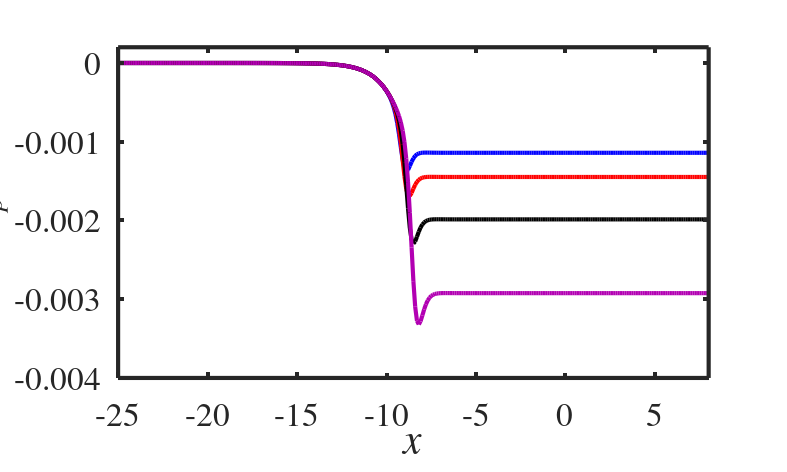
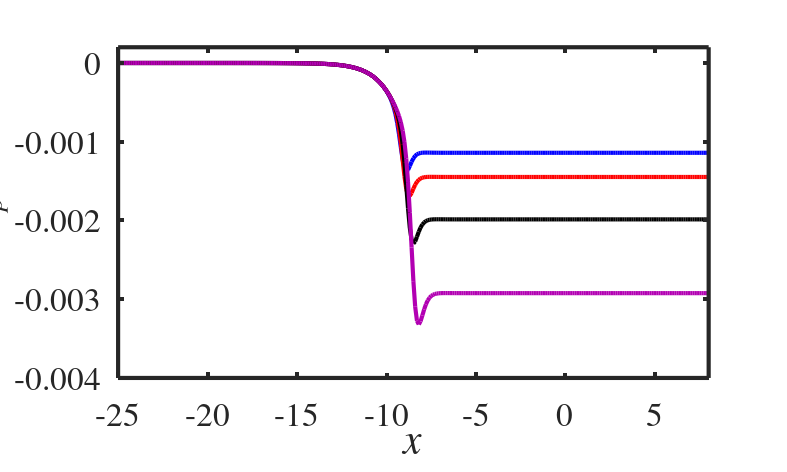

These charts were generated, in order, by the following MATLAB code:
load Output_2cosh5_R15.mat

%mu muatom Ne natom nmetal 

%N=1
% k=(12:4:24);
%N=2
k=(28:2:36);
%N=3
% k=(42:45);

% %All N Ref
% k=[10 22 32 43];

mu=mu(k);


%% plot settings

% c=['b' 'r' 'y' 'k' 'c'];
% c=[0 0 .8; .8 0 0 ; 0 .6 0 ; 0.1 .1 0.1 ; 0 0.8 1];

% load colors.mat
% c(:,3)
% ctemp=[c(1,:) c(1,:) c(2,:) c(2,:) c(3,:) c(3,:) c(4,:) c(4,:)];
width = 20;
height = 12;

left = .15;
right = .1;
bottom = .2;
top = .1;%5;
midspacehor = .01;
midspacevert = .07;

% in percentage of total width
plotwidth = (1-left-right);
plotheight = (1-bottom-top);

% Create figure
% Example how to adjust your figure properties for
% publication needs
figure1 = figure;
% Select the default font and font size
% Note: Matlab does internally round the font size
% to decimal pt values
set(figure1, 'DefaultTextFontSize', 24); % [pt]
set(figure1, 'DefaultAxesFontSize', 24); % [pt]
set(figure1, 'DefaultAxesFontName', 'Times');
set(figure1, 'DefaultTextFontName', 'Times');
% Select the preferred unit like inches, centimeters,
% or pixels
set(figure1, 'Units', 'centimeters');
pos = get(figure1, 'Position');
pos(1) = 10;
pos(2) = 5;
pos(3) = width; % Select the width of the figure in [cm]
pos(4) = height; % Select the height of the figure in [cm]
set(figure1, 'Position', pos);
% set(figure1, 'Colormap',c);
set(figure1,  'Colormap',[0 0 0.5625;0 0 0.591666638851166;0 0 0.620833337306976;0 0 0.649999976158142;0 0 0.679166674613953;0 0 0.708333313465118;0 0 0.737500011920929;0 0 0.766666650772095;0 0 0.795833349227905;0 0 0.824999988079071;0 0 0.854166686534882;0 0 0.883333325386047;0 0 0.912500023841858;0 0 0.941666662693024;0 0 0.970833361148834;0 0 1;0 0.0769230797886848 1;0 0.15384615957737 1;0 0.230769231915474 1;0 0.307692319154739 1;0 0.384615391492844 1;0 0.461538463830948 1;0 0.538461565971375 1;0 0.615384638309479 1;0 0.692307710647583 1;0 0.769230782985687 1;0 0.846153855323792 1;0 0.923076927661896 1;0 1 1;0.16666667163372 1 0.833333313465118;0.333333343267441 1 0.666666686534882;0.5 1 0.5;0.666666686534882 1 0.333333343267441;0.833333313465118 1 0.16666667163372;1 1 0;1 0.9375 0;1 0.875 0;1 0.8125 0;1 0.75 0;1 0.6875 0;1 0.625 0;1 0.5625 0;1 0.5 0;1 0.4375 0;1 0.375 0;1 0.3125 0;1 0.25 0;1 0.1875 0;1 0.125 0;1 0.0625 0;1 0 0;0.961538434028625 0 0;0.923076927661896 0 0;0.884615361690521 0 0;0.846153855323792 0 0;0.807692289352417 0 0;0.769230782985687 0 0;0.730769217014313 0 0;0.692307710647583 0 0;0.653846144676208 0 0;0.615384638309479 0 0;0.576923072338104 0 0;0.538461565971375 0 0;0.5 0 0]);
set(figure1, 'Renderer', 'painters');
% From SVG 1.1. Specification:
% "1pt" equals "1.25px"
% "1pc" equals "15px"
% "1mm" would be "3.543307px"
% "1cm" equals "35.43307px"
% "1in" equals "90px"


%% Create axes top plot
axes2 = axes('Parent',figure1,...
    'Position',[left bottom plotwidth plotheight],...
    'MinorGridLineStyle','none',...
    'LineWidth',3,...
    'Layer','top',...
    'GridLineStyle','none');
%     'Position',[left+midspacehor+plotwidth bottom plotwidth
%     plotheight],...
box(axes2,'on');
hold(axes2,'all');

plot(x,vp(:,k(1)),'LineWidth',3,'Color','b')
plot(x,vp(:,k(2)),'LineWidth',3,'Color','r')
plot(x,vp(:,k(3)),'LineWidth',3,'Color','k')
plot(x,vp(:,k(4)),'LineWidth',3,'Color',[0.7 0 0.7])


% Create xlabel
xlabel('\it x \rm','FontSize',30,'FontName','Times');

% Create ylabel
ylabel('\it v_{p} \rm','FontSize',30,'FontName','Times');


xlim([-25,8])
% %N=1
% ylim([-6e-3,2e-4])
% %N=2
ylim([-4e-3,2e-4])
% %N=3
% ylim([-1.7e-2,5e-3])

% mulabel(1,:)=num2str(mu(k));
% lgd=legend([p1 p2 p3 p4],['\mu = ' num2str(mu(k(1)))],['\mu = ' num2str(mu(k(2)))],['\mu = ' num2str(mu(k(3)))],['\mu = ' num2str(mu(k(4)))]);
% legend('show');

set(figure1,'PaperPositionMode','auto','PaperUnits','centimeters','PaperSize',[width height]);
filename=sprintf('Vp_2cosh5_R15_N2');
print(filename,'-dpdf')
print(filename,'-depsc')




